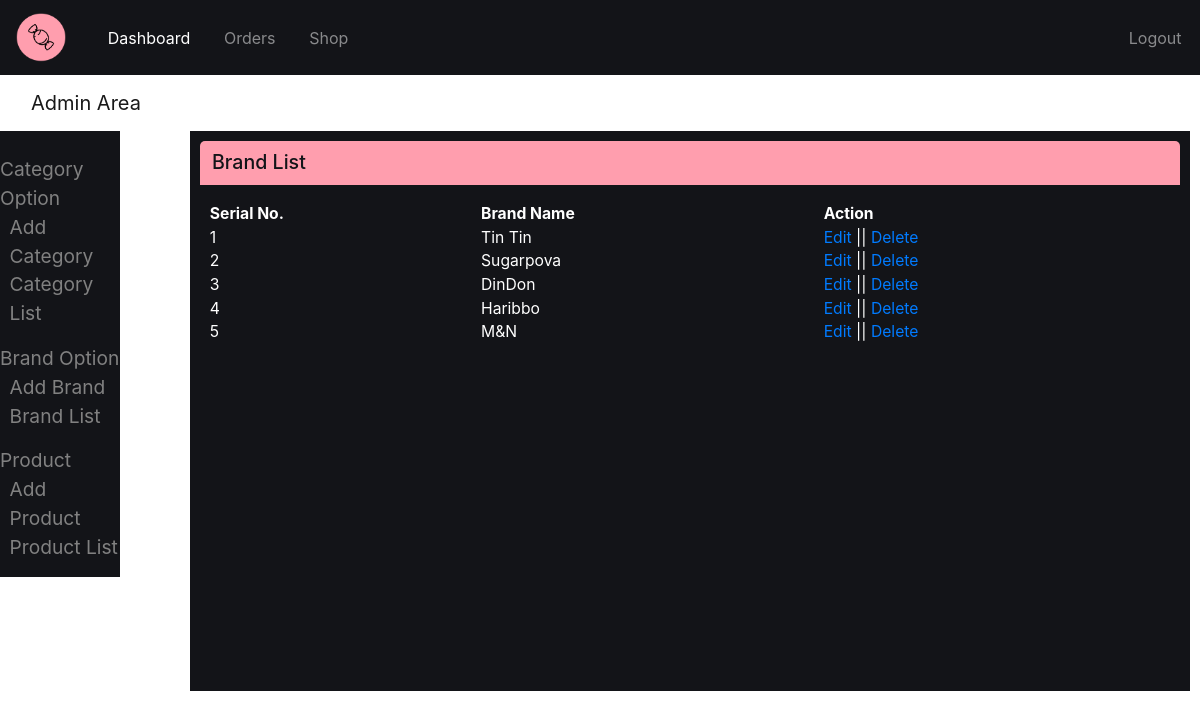
The page /admin/brandlist.php (signed in) on the database its author committed.
### tables this page shows
CREATE TABLE `brand` (
  `brandId` int(11) NOT NULL,
  `brandName` varchar(255) NOT NULL
);

### lib/database.php (called while the page is built, shortened)
<?php
class database{
    public $host= "localhost";
    public $user= "root";
    public $pass= "";
    public $databaseName= "shop";
    public $conn;
    private function connectToDatabase(){
        $this->conn = new mysqli($this->host, $this->user, $this->pass, $this->databaseName);
}
    public function Select($query)
    {
        $result= $this->conn->query($query) or die($this->conn->error.__LINE__);
        if($result->num_rows > 0 )
        {
            return $result;
        }
        else return false;
    }
}
?>

### classes/Brand.php (called while the page is built, shortened)
<?php
$filepath = realpath(dirname(__FILE__));
include_once($filepath . '/../lib/database.php');
?>
<?php
class Brand
{
    private $database;
    public function __construct()
    {
        $this->database = new Database();
    }
    public function getAllBrands()
    {
        $query = "SELECT * FROM brand ORDER BY brandId DESC";
        $result = $this->database->select($query);
        return $result;
    }
}
?>

### admin/brandlist.php (the view, shortened to what this page needs)
<?php include 'inc/header.php';?>
<?php include 'inc/sidebar.php';?>
<?php include '../classes/Brand.php';?>
<?php
$brand = new Brand();
?>
         <div class="main">
            <div class="main-box ">
                <h2>Brand List</h2>
                <div class="box-content">
                    <table class=" tabel-list " >
					<thead>
						<tr>
							<th>Serial No.</th>
							<th>Brand Name</th>
							<th>Action</th>
						</tr>
					</thead>
					<tbody>
	<?php
		$getBrand=$brand->getAllBrands();
		if($getBrand){
			$index=0;
			while($result=$getBrand->fetch_assoc()){
				$index++;
	?>
					<tr >
							<td><?php echo $index; ?></td>
							<td><?php echo $result['brandName']; ?></td>
							<td><a href="brandedit.php?brandId=<?php echo $result['brandId']; ?>">Edit</a>
							 || <a onclick="return confirm('Are you sure?')" href="?delbrand=<?php echo $result['brandId']; ?>">Delete</a></td>
						</tr>
				<?php
			}
		}
			?>
					</tbody>
				</table>
               </div>
            </div>
        </div>

### admin/css/styleadmin.css (style rules this page uses)
body { font: 13px/1.5 Tahoma, Helvetica, Arial, 'Liberation Sans', FreeSans, sans-serif; }
h2 { font-size: 0.8em; }
p, dl, hr, h1, h2, h3, h4, h5, h6, ol, ul, pre, table, address, fieldset { margin-bottom: 20px; }
.main { margin-left: 15%; font-size: 28px; padding: 0px 10px; }
.main-box { min-height: 20em; background: #131418; margin-bottom: 20px; padding: 10px 10px 10px 10px; color:white; }
.main-box h2 { color: #131418; background: #ff9eae; padding: 10px 12px; font-size: 0.7em; -moz-border-radius: 5px 5px 0px 0px; -webkit-border-radius: 5px 5px 0px 0px; border-radius: 5px 5px 0px 0px; }
.box-content { font-size: 0.7em; padding: 1%; }
.tabel-list { width: 100%; font-size: 0.8em; }

### rows shown on the page
brand: brandName "Tin Tin"
brand: brandName "Sugarpova"
brand: brandName "DinDon"
brand: brandName "Haribbo"
brand: brandName "M&N"
